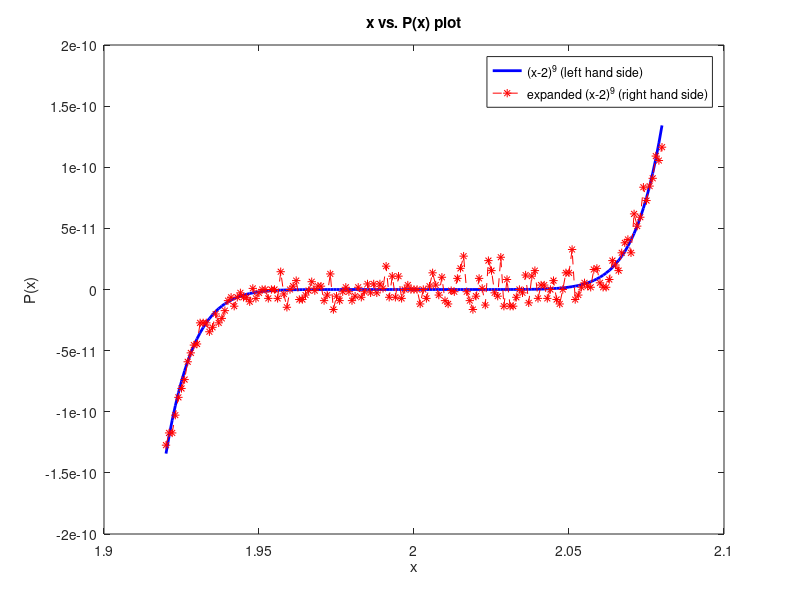

Source code (MATLAB):
%Problem #2

clear all;close all,clc;

lhs = @(x) (x-2).^9;
rhs = @(x) x.^9-18.*x.^8+144.*x.^7-672.*x.^6+2016.*x.^5-4032.*x.^4+5376.*x.^3-4608.*x.^2+2304.*x-512;

T = 1.920:0.001:2.080;
y1 = lhs(T);
y2 = rhs(T);

plot(T,y1, 'b', 'linewidth', 2)
hold on
plot(T,y2,'--r*')
xlabel('x')
ylabel('P(x)')
title('x vs. P(x) plot')
legend('(x-2)^9 (left hand side)','expanded (x-2)^9 (right hand side)')
